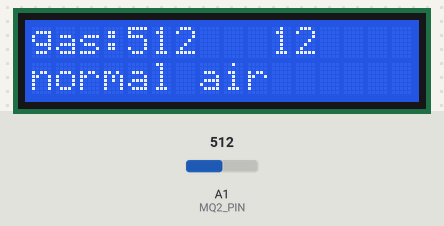
This sketch was run on a simulated Arduino Uno, built with avr-gcc and run on an emulated ATmega328P. Shown: 16×2 character LCD. Inputs (shaded band) come from the test bench; at power-on: A1 (MQ2_PIN) = 512. What the sketch prints to the serial monitor is not drawn.

Above: at 5.3 s.
5.4 s: A1 (MQ2_PIN) set to 596
At 7.3 s:
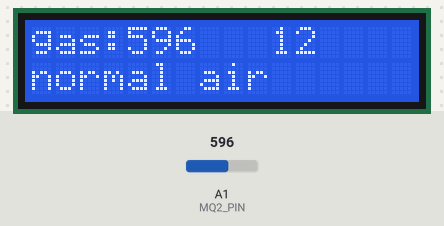
7.6 s: A1 (MQ2_PIN) set to 630
At 9.1 s:
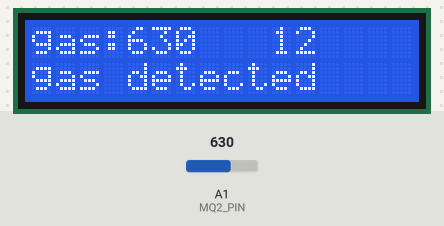
9.6 s: A1 (MQ2_PIN) set to 716
At 10.6 s:
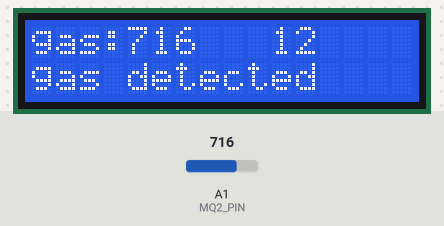
Timing chart, 0 to 12.6 s (numbered marks = the images above; inputs shaded):
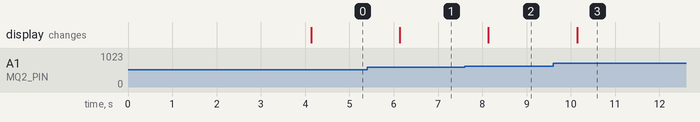

Measured:
- the behaviour switches between 612 and 613 on A1 (MQ2_PIN) (found by bisection; images 1 and 2)
- after the input at 5.4 s, the display: changes after 0.74 s (image 1)
- after the input at 7.6 s, the display: changes after 0.54 s (image 2)
- after the input at 9.6 s, the display: changes after 0.54 s (image 3)

The sketch:

Exercise9___MQ2_GasSensor.ino
```cpp
/*
  Exercise 9 - MQ2 Gas sensor calibration

  This program simulates the calibration process of the MQ2 gas sensor

  It reads several analog values in clean air, calculates the average,
  and uses that value as a reference baseline.

  This baseline can later be used to define a detection threshold.
*/

#include <Wire.h>                // I2C communication library
#include <LiquidCrystal_I2C.h>   // LCD display library

// MQ2 sensor config
#define MQ2_PIN A1
#define N_SAMPLES 20
#define THRESHOLD_OFFSET 100

// LCD object: address 0x3F, 16 columns, 2 rows
LiquidCrystal_I2C lcd(0x3F, 16, 2);

// timing configuration
const unsigned long READ_INTERVAL = 1000;
unsigned long previousMillis = 0;

// gas variables
int baseline = 0;
int threshold = 0;
int gasValue = 0;
int lastGasValue = -1;

void setup()
{
  // init Serial communication
  Serial.begin(9600);
  Serial.println("MQ2 calibration started");

  // init LCD
  lcd.init();
  lcd.backlight();
  lcd.clear();

  // init MQ2
  pinMode(MQ2_PIN, INPUT);
  lcd.setCursor(0, 0);
  // debug
  lcd.print("mq2 calibrating");

  // calibrate MQ2 sensor in clean air
  calibrateMQ2();

  // show calibration result on LCD
  lcd.clear();
  lcd.setCursor(0, 0);
  lcd.print("baseline:");
  lcd.print(baseline);

  lcd.setCursor(0, 1);
  lcd.print("th:");
  lcd.print(threshold);
}

void loop()
{
  // get current time since program started
  unsigned long currentMillis = millis();
  // check if defined time interval has passed
  if (currentMillis - previousMillis >= READ_INTERVAL)
  {
    // Update previous execution time
    previousMillis = currentMillis;

    // Read current gas sensor value
    readGas();

    // Print values to Serial Monitor
    printSerial();

    // Update LCD display
    updateLCDIfNeeded();
  }
}

void calibrateMQ2()
{
  long sum = 0;

  // take several readings in clean air
  for (int i = 0; i < N_SAMPLES; i++)
  {
    int value = analogRead(MQ2_PIN);
    sum += value;

    Serial.print("calibration sample ");
    Serial.print(i + 1);
    Serial.print(": ");
    Serial.println(value);

    delay(200);
  }

  // calculate clean air baseline
  baseline = sum / N_SAMPLES;

  // define a threshold above the baseline
  threshold = baseline + THRESHOLD_OFFSET;

  Serial.print("baseline: ");
  Serial.println(baseline);

  Serial.print("threshold: ");
  Serial.println(threshold);
}
void readGas()
{
  // read current MQ2 analog value
  gasValue = analogRead(MQ2_PIN);
}

void printSerial()
{
  // print gas value and threshold to Serial Monitor
  Serial.print("gas value: ");
  Serial.print(gasValue);
  Serial.print(" | threshold: ");
  Serial.print(threshold);
  Serial.print(" | status: ");

  if (gasValue > threshold)
  {
    Serial.println("gas detected");
  }
  else
  {
    Serial.println("normal air");
  }
}

void updateLCDIfNeeded()
{
  // update LCD only if gas value changes
  if (gasValue != lastGasValue)
  {
    lcd.setCursor(0, 0);
    lcd.print("gas:");
    lcd.print(gasValue);
    lcd.print("   ");

    lcd.setCursor(0, 1);

    if (gasValue > threshold)
    {
      lcd.print("gas detected   ");
    }
    else
    {
      lcd.print("normal air     ");
    }

    lastGasValue = gasValue;
  }
}
```
